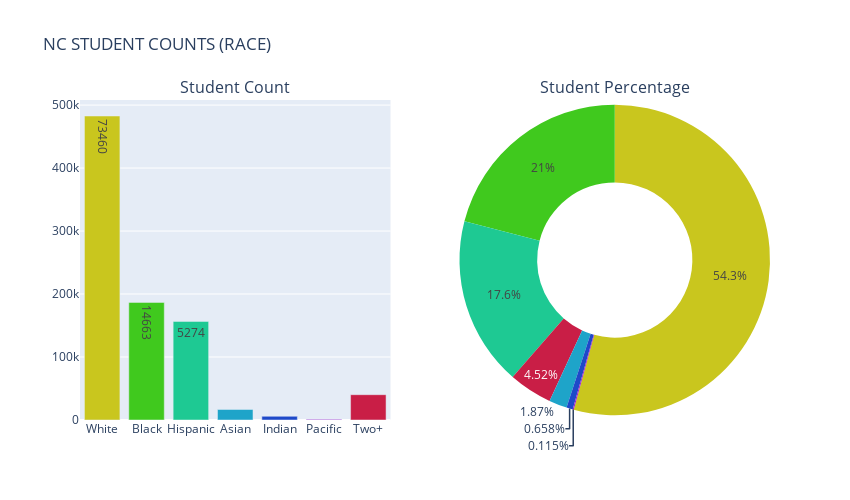

Notebook code for this chart:
### Code cell
colors = ['#c9c61e', '#40c91e', '#1ec993', '#1ea4c9', '#1e49c9', '#991ec9', '#c91e46']

fig = make_subplots(rows=1, cols=2, 
                    specs=[[{"type": "xy"}, {"type": "domain"}]],
                    subplot_titles=('Student Count', 'Student Percentage'))

fig.add_trace(go.Bar(x=columns_s, 
                     y=values_s,
                     name='NC Student Counts (Race)', 
                     text=values,
                     textposition = 'auto',
                     marker=dict(color=colors)), row=1, col=1)

fig.add_trace(go.Pie(labels=columns_s, 
                     values=values_s, 
                     name='Student Percentage',
                     hole = 0.5,
                     marker=dict(colors=colors)), row=1, col=2)


fig.update_layout(height=500, 
                  width = 850,
                  title_text='NC STUDENT COUNTS (RACE)',
                  showlegend=False)
fig.show()

### Figure 1 — Plotly figure (JSON) as saved in the notebook; plotly's stock layout.template omitted (floating-point values rounded to 4 significant figures)
{"data": [{"marker": {"color": ["#c9c61e", "#40c91e", "#1ec993", "#1ea4c9", "#1e49c9", "#991ec9", "#c91e46"]}, "name": "NC Student Counts (Race)", "text": [73460, 14663, 5274], "textposition": "auto", "type": "bar", "x": ["White", "Black", "Hispanic", "Asian", "Indian", "Pacific", "Two+"], "xaxis": "x", "y": [482655, 186728, 156547, 16680, 5858, 1019, 40173], "yaxis": "y"}, {"domain": {"x": [0.55, 1], "y": [0, 1]}, "hole": 0.5, "labels": ["White", "Black", "Hispanic", "Asian", "Indian", "Pacific", "Two+"], "marker": {"colors": ["#c9c61e", "#40c91e", "#1ec993", "#1ea4c9", "#1e49c9", "#991ec9", "#c91e46"]}, "name": "Student Percentage", "type": "pie", "values": [482655, 186728, 156547, 16680, 5858, 1019, 40173]}], "layout": {"annotations": [{"font": {"size": 16}, "showarrow": false, "text": "Student Count", "x": 0.225, "xanchor": "center", "xref": "paper", "y": 1, "yanchor": "bottom", "yref": "paper"}, {"font": {"size": 16}, "showarrow": false, "text": "Student Percentage", "x": 0.775, "xanchor": "center", "xref": "paper", "y": 1, "yanchor": "bottom", "yref": "paper"}], "height": 500, "showlegend": false, "title": {"text": "NC STUDENT COUNTS (RACE)"}, "width": 850, "xaxis": {"anchor": "y", "autorange": true, "domain": [0, 0.45], "range": [-0.5, 6.5], "type": "category"}, "yaxis": {"anchor": "x", "autorange": true, "domain": [0, 1], "range": [0, 508100.0], "type": "linear"}}}
